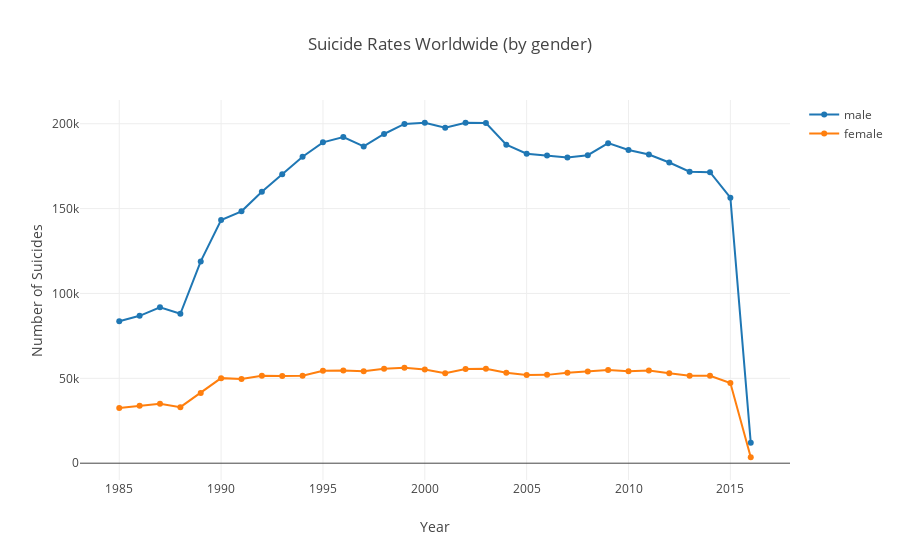

The notebook cell saved with this chart:
### Code cell
trace1 = go.Scatter(x=years,
                    y=ay1,
                    mode='lines+markers',
                    name='male')

trace2 = go.Scatter(x=years,
                    y=ay2,
                    mode='lines+markers',
                    name='female')
traces = [trace1, trace2]
layout = dict(title='Suicide Rates Worldwide (by gender)', xaxis=dict(title='Year'), yaxis=dict(title='Number of Suicides'))
fig = dict(data=traces, layout=layout)
iplot(fig)

### Figure 1 — Plotly figure (JSON) as saved in the notebook; plotly's stock layout.template omitted (floating-point values rounded to 4 significant figures)
{"data": [{"mode": "lines+markers", "name": "male", "type": "scatter", "uid": "40745997-fa35-419d-bbf8-76904e2376f4", "x": [1985, 1986, 1987, 1988, 1989, 1990, 1991, 1992, 1993, 1994, 1995, 1996, 1997, 1998, 1999, 2000, 2001, 2002, 2003, 2004, 2005, 2006, 2007, 2008, 2009, 2010, 2011, 2012, 2013, 2014, 2015, 2016, 1985, 1986, 1987, 1988, 1989, 1990, 1991, 1992, 1993, 1994, 1995, 1996, 1997, 1998, 1999, 2000, 2001, 2002, 2003, 2004, 2005, 2006, 2007, 2008, 2009, 2010, 2011, 2012, 2013, 2014, 2015, 2016], "y": [83584, 86818, 91836, 88011, 118883, 143243, 148398, 159906, 170234, 180531, 189040, 192142, 186619, 193960, 199904, 200578, 197653, 200546, 200452, 187629, 182340, 181322, 180084, 181474, 188567, 184480, 181868, 177149, 171740, 171428, 156392, 12099]}, {"mode": "lines+markers", "name": "female", "type": "scatter", "uid": "46ef118d-f68d-498a-a5c8-e77bad770cbe", "x": [1985, 1986, 1987, 1988, 1989, 1990, 1991, 1992, 1993, 1994, 1995, 1996, 1997, 1998, 1999, 2000, 2001, 2002, 2003, 2004, 2005, 2006, 2007, 2008, 2009, 2010, 2011, 2012, 2013, 2014, 2015, 2016, 1985, 1986, 1987, 1988, 1989, 1990, 1991, 1992, 1993, 1994, 1995, 1996, 1997, 1998, 1999, 2000, 2001, 2002, 2003, 2004, 2005, 2006, 2007, 2008, 2009, 2010, 2011, 2012, 2013, 2014, 2015, 2016], "y": [32479, 33852, 35006, 33015, 41361, 50118, 49622, 51567, 51331, 51532, 54504, 54583, 54126, 55631, 56215, 55254, 52999, 55549, 55627, 53232, 52035, 52039, 53324, 53973, 54920, 54222, 54616, 53011, 51459, 51556, 47248, 3504]}], "layout": {"title": {"text": "Suicide Rates Worldwide (by gender)"}, "xaxis": {"title": {"text": "Year"}}, "yaxis": {"title": {"text": "Number of Suicides"}}}}
